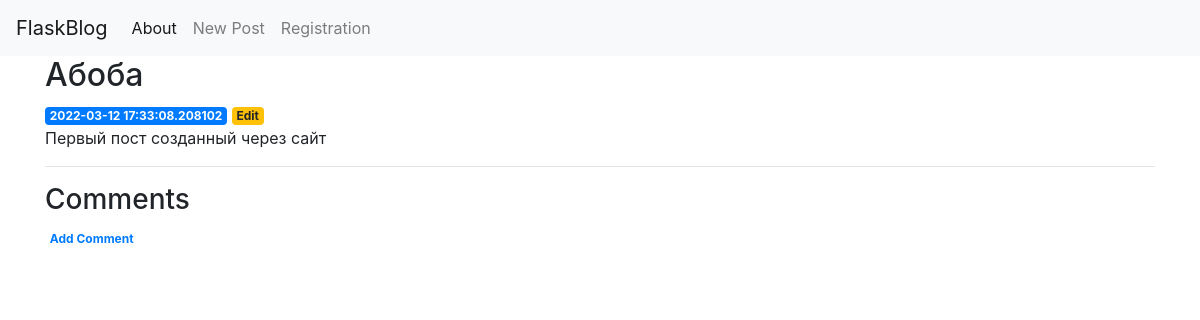
/4, run on the app's committed database.
### app/models.py (models this page shows)
class Post(db.Model):
    __tablename__ = 'posts'
    id = db.Column(db.Integer(), primary_key=True)
    created = db.Column(db.DateTime(), default= datetime.utcnow())
    title= db.Column(db.Text(), nullable=False)
    content = db.Column(db.Text(), nullable=False)
    comments = db.relationship('Comment', backref='post', lazy='dynamic')

### app/views.py (the view)
@app.route('/<int:post_id>')
def post(post_id):
    post = get_post(post_id)
    comments = get_comments(post_id)
    if post is None:
        abort(404)
    return render_template('post.html', post=post, comments=comments)

### app/alchemy_repositories.py (called while the page is built)
def get_post(post_id):
    return Post.query.get(post_id)

def get_comments(post_id):
    post = Post.query.get(post_id)
    comments = post.comments.all()
    return comments

### app/templates/post.html (shortened to what this page needs)
{% extends 'base.html' %}
{% block content %}
    <h2>{% block title %} {{ post['title'] }} {% endblock %}</h2>
    <span class="badge badge-primary">{{ post['created'] }}</span>
    <a href="{{ url_for('edit', id=post['id']) }}">
            <span class="badge badge-warning">Edit</span>
    </a>
    <p>{{ post['content'] }}</p>
    <hr>
    <h3>Comments</h3>
    <a href="{{ url_for('create_comment', post_id=post['id']) }}">
            <span class="badge">Add Comment</span>
    </a>
{% endblock %}

### data on the page
Post: title "Абоба", created "2022-03-12 17:33:08.208102", content "Первый пост созданный через сайт"
